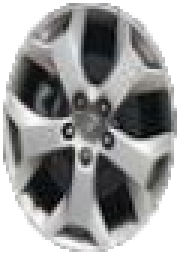
#> input picture 轮毂/006A.png, 60 x 85 px (shown 3 times larger)
$ python 'opencvx旋转.py'
#> lines starting #> are read from the running program, lines starting #| are printed output that depends on the picture
import numpy as np
from skimage.feature import local_binary_pattern
from PIL import Image
import matplotlib.pyplot as plt
import matplotlib
matplotlib.use('TkAgg')
import matplotlib.pyplot as plt
import cv2

def convert_to_square(image, size=64):
    # 将图像转换为灰度图以便处理
    gray_image = image.convert('L')
    # 将图像转换为 numpy 数组
    img_array = np.array(gray_image)

    # 找到非零像素的坐标
    rows, cols = np.nonzero(img_array)
    if len(rows) == 0 or len(cols) == 0:
        return Image.new("RGB", (size, size), (0, 0, 0))

    # 计算椭圆的边界
    min_row, max_row = np.min(rows), np.max(rows)
    min_col, max_col = np.min(cols), np.max(cols)
    # 计算椭圆的长短轴长度
    major_axis = max(max_row - min_row, max_col - min_col)
    minor_axis = min(max_row - min_row, max_col - min_col)

    # 计算缩放比例
    scale_ratio = major_axis / minor_axis if minor_axis != 0 else 1

    # 根据长短轴方向进行缩放
    if max_row - min_row > max_col - min_col:
        new_width = int(image.width * scale_ratio)
        resized_image = image.resize((new_width, image.height))
    else:
        new_height = int(image.height * scale_ratio)
        resized_image = image.resize((image.width, new_height))

    # 重新计算灰度图和非零像素坐标
    gray_resized = resized_image.convert('L')
    resized_array = np.array(gray_resized)
    rows, cols = np.nonzero(resized_array)

    # 再次计算椭圆的边界
    min_row, max_row = np.min(rows), np.max(rows)
    min_col, max_col = np.min(cols), np.max(cols)

    # 裁剪出包含椭圆的正方形区域
    left = min_col
    top = min_row
    right = max_col
    bottom = max_row
    cropped_image = resized_image.crop((left, top, right, bottom))

    # 调整图像大小为指定尺寸
    final_image = cropped_image.resize((size, size))
    return final_image

def extract_lbp_features(image, radius=3, n_points=8 * 3):
    all_hist = []
    image = np.array(image)
    for channel in range(image.shape[2]):
        channel_image = image[:, :, channel]
        lbp = local_binary_pattern(channel_image, n_points, radius, method='uniform')
        (hist, _) = np.histogram(lbp.ravel(), bins=np.arange(0, n_points + 3), range=(0, n_points + 2))
        hist = hist.astype("float")
        hist /= (hist.sum() + 1e-7)
        all_hist.extend(hist)
    return np.array(all_hist)

def cosine_similarity(feature1, feature2):
    dot_product = np.dot(feature1, feature2)
    norm_feature1 = np.linalg.norm(feature1)
    norm_feature2 = np.linalg.norm(feature2)
    similarity = dot_product / (norm_feature1 * norm_feature2)
    return similarity

def rotate_image_opencv(image, angle):
    # 将 PIL 图像转换为 OpenCV 格式
    img_array = np.array(image)
    height, width = img_array.shape[:2]
    # 计算旋转中心
    center = (width // 2, height // 2)
    # 获取旋转矩阵
    rotation_matrix = cv2.getRotationMatrix2D(center, angle, 1.0)
    # 进行旋转操作
    rotated_img_array = cv2.warpAffine(img_array, rotation_matrix, (width, height), borderMode=cv2.BORDER_REPLICATE)
    # 将 OpenCV 图像转换回 PIL 格式
    rotated_image = Image.fromarray(rotated_img_array)
    return rotated_image

def find_best_rotation_angle(image_path1, image_path2):
#> called with image_path1 = '006A.png', image_path2 = '006A1.png'
    image1 = Image.open(image_path1).convert('RGB')
    image2 = Image.open(image_path2).convert('RGB')
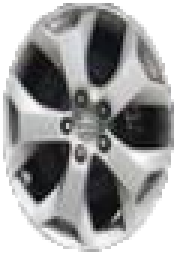
#> input picture 轮毂/006A1.png, 59 x 85 px (shown 3 times larger)

    # 转换为正圆（内切于正方形）
    square_image1 = convert_to_square(image1)
#> in convert_to_square, `rows, cols = np.nonzero(img_array)`: rows = 3935 values from 1 to 83; cols = 3935 values, max 58 at index 1595, min 1 at index 1424, mean 29.27
#> in convert_to_square, `min_row, max_row = np.min(rows), np.max(rows)`: min_row = 1; max_row = 83
#> in convert_to_square, `min_col, max_col = np.min(cols), np.max(cols)`: min_col = 1; max_col = 58
#> in convert_to_square, `major_axis = max(max_row - min_row, max_col - min_col)`: major_axis = 82
#> in convert_to_square, `minor_axis = min(max_row - min_row, max_col - min_col)`: minor_axis = 57
#> in convert_to_square, `scale_ratio = major_axis / minor_axis if minor_axis != 0 else 1`: scale_ratio = 1.44
#> in convert_to_square, `new_width = int(image.width * scale_ratio)`: new_width = 86
#> in convert_to_square, `resized_image = image.resize((new_width, image.height))`:
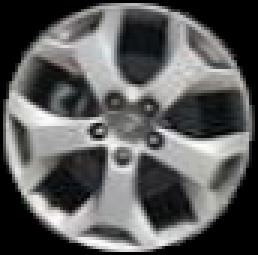
#> resized_image: PIL image 86x85 RGB (shown 3 times larger); mean R, G, B 91.1, 91.3, 91
#> in convert_to_square, `rows, cols = np.nonzero(resized_array)`: rows = 5751 values from 1 to 83; cols = 5751 values, max 84 at index 2336, min 1 at index 2087, mean 42.19
#> in convert_to_square, `min_col, max_col = np.min(cols), np.max(cols)`: max_col = 84
#> in convert_to_square, `left = min_col`: left = 1
#> in convert_to_square, `right = max_col`: right = 84
#> in convert_to_square, `bottom = max_row`: bottom = 83
#> in convert_to_square, `final_image = cropped_image.resize((size, size))`:
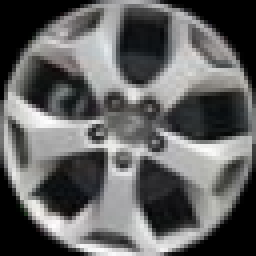
#> final_image: PIL image 64x64 RGB (shown 4 times larger); mean R, G, B 97.4, 97.6, 97.3
    square_image2 = convert_to_square(image2)
#> call 2 of convert_to_square, with size = 64
#> in convert_to_square (call 2), `rows, cols = np.nonzero(img_array)`: rows = 3882 values from 1 to 83; cols = 3882 values, max 57 at index 1475, min 1 at index 1251, mean 28.74
#> in convert_to_square (call 2), `min_col, max_col = np.min(cols), np.max(cols)`: max_col = 57
#> in convert_to_square (call 2), `minor_axis = min(max_row - min_row, max_col - min_col)`: minor_axis = 56
#> in convert_to_square (call 2), `scale_ratio = major_axis / minor_axis if minor_axis != 0 else 1`: scale_ratio = 1.46
#> in convert_to_square (call 2), `resized_image = image.resize((new_width, image.height))`:
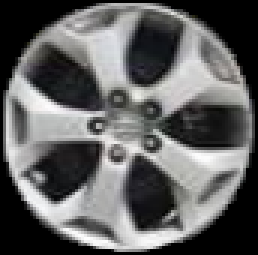
#> resized_image: PIL image 86x85 RGB (shown 3 times larger); mean R, G, B 96.8, 96.9, 96.8
#> in convert_to_square (call 2), `rows, cols = np.nonzero(resized_array)`: rows = 5764 values from 1 to 83; cols = 5764 values, max 84 at index 2195, min 1 at index 1863, mean 42.13
#> in convert_to_square (call 2), `min_col, max_col = np.min(cols), np.max(cols)`: max_col = 84

    base_features1 = extract_lbp_features(square_image1)
#> after the loop in extract_lbp_features, `for channel in range(image.shape[2]):`: all_hist = 78 values, max 0.313 at index 77, min 0.00781 at index 46, mean 0.0385
#> base_features1 has the same summary as all_hist in extract_lbp_features

    max_similarity = -1
    best_angle = 0
    best_rotated_image2 = None

    # 在 0 到 72 度范围内旋转
    for angle in range(1, 100):
        rotated_image2 = rotate_image_opencv(square_image2, angle)
        features2 = extract_lbp_features(rotated_image2)
        similarity = cosine_similarity(base_features1, features2)

        if similarity > max_similarity:
            max_similarity = similarity
            best_angle = angle
            best_rotated_image2 = rotated_image2
#> this loop made 99 passes
#> (dot_product in cosine_similarity, norm_feature2 in cosine_similarity, similarity, max_similarity) on passes 1, 3, 4, 6, 7, 9, 10: (0.393, 0.594, 0.99, 0.99), (0.393, 0.594, 0.99, 0.99), (0.394, 0.595, 0.99, 0.99), (0.39, 0.588, 0.991, 0.991), (0.393, 0.593, 0.991, 0.991), (0.393, 0.592, 0.992, 0.992), (0.393, 0.592, 0.992, 0.992)
#> (similarity, max_similarity) on pass 90: (0.999, 0.999)
#> pass 1, in rotate_image_opencv, `rotated_img_array = cv2.warpAffine(img_array, rotation_matrix, (width,..`:
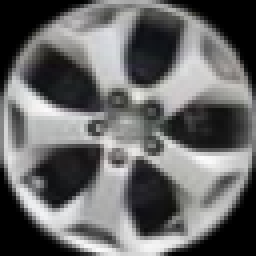
#> rotated_img_array: shape (64, 64, 3) (shown 4 times larger); mean R, G, B 103.7, 103.8, 103.8
#> after the loop:
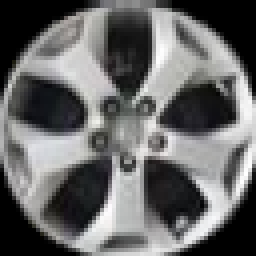
#> best_rotated_image2: PIL image 64x64 RGB (shown 4 times larger); mean R, G, B 103.7, 103.7, 103.7
#> after the loop:
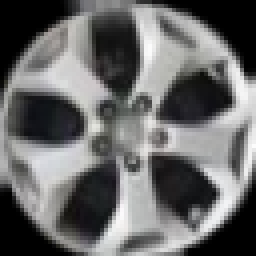
#> rotated_image2: PIL image 64x64 RGB (shown 4 times larger); mean R, G, B 104.4, 104.4, 104.4
#> after the loop, best_angle = 90; max_similarity = 0.999

    print(f"图片 {image_path1} 和 {image_path2} 的最佳旋转角度为: {best_angle} 度")
#| 图片 006A.png 和 006A1.png 的最佳旋转角度为: 90 度

    return square_image1, square_image2, best_rotated_image2, best_angle

# 输入图片路径
image_path1 = '006A.png'
image_path2 = '006A1.png'

# 找到最佳旋转角度并获取处理后的图片
square_image1, square_image2, best_rotated_image2, best_angle = find_best_rotation_angle(image_path1, image_path2)
#> best_angle = 90

# 显示图片
fig, axes = plt.subplots(1, 3, figsize=(15, 5))
axes[0].imshow(np.array(square_image1))
axes[0].set_title(image_path1)
axes[1].imshow(np.array(square_image2))
axes[1].set_title(image_path2)
axes[2].imshow(np.array(best_rotated_image2))
axes[2].set_title(f"{image_path2} 旋转 {best_angle} 度后")

for ax in axes:
    ax.axis('off')

plt.show()
